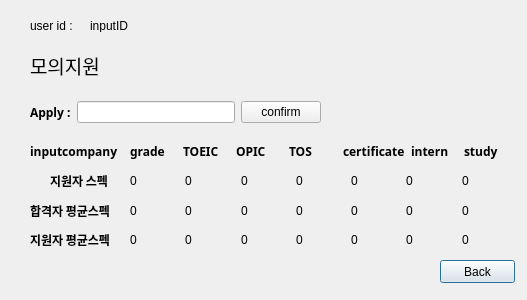
<?xml version="1.0" encoding="UTF-8"?>
<ui version="4.0">
 <class>Apply</class>
 <widget class="QDialog" name="Apply">
  <property name="geometry">
   <rect>
    <x>0</x>
    <y>0</y>
    <width>527</width>
    <height>300</height>
   </rect>
  </property>
  <property name="windowTitle">
   <string>Dialog</string>
  </property>
  <widget class="QLabel" name="label_userid">
   <property name="geometry">
    <rect>
     <x>30</x>
     <y>20</y>
     <width>56</width>
     <height>12</height>
    </rect>
   </property>
   <property name="text">
    <string>user id :</string>
   </property>
  </widget>
  <widget class="QLabel" name="label_inputID">
   <property name="geometry">
    <rect>
     <x>90</x>
     <y>20</y>
     <width>56</width>
     <height>12</height>
    </rect>
   </property>
   <property name="text">
    <string>inputID</string>
   </property>
  </widget>
  <widget class="QLabel" name="label">
   <property name="geometry">
    <rect>
     <x>30</x>
     <y>50</y>
     <width>131</width>
     <height>31</height>
    </rect>
   </property>
   <property name="font">
    <font>
     <family>휴먼둥근헤드라인</family>
     <pointsize>14</pointsize>
    </font>
   </property>
   <property name="text">
    <string>모의지원</string>
   </property>
  </widget>
  <widget class="QPushButton" name="pushButton_back">
   <property name="geometry">
    <rect>
     <x>440</x>
     <y>260</y>
     <width>75</width>
     <height>23</height>
    </rect>
   </property>
   <property name="text">
    <string>Back</string>
   </property>
  </widget>
  <widget class="QWidget" name="layoutWidget">
   <property name="geometry">
    <rect>
     <x>30</x>
     <y>100</y>
     <width>291</width>
     <height>25</height>
    </rect>
   </property>
   <layout class="QHBoxLayout" name="horizontalLayout_2">
    <item>
     <layout class="QHBoxLayout" name="horizontalLayout">
      <item>
       <widget class="QLabel" name="label_2">
        <property name="font">
         <font>
          <family>Aharoni</family>
          <pointsize>9</pointsize>
          <weight>75</weight>
          <bold>true</bold>
         </font>
        </property>
        <property name="text">
         <string>Apply :</string>
        </property>
       </widget>
      </item>
      <item>
       <widget class="QLineEdit" name="lineEdit_apply"/>
      </item>
     </layout>
    </item>
    <item>
     <widget class="QPushButton" name="pushButton_confirm">
      <property name="text">
       <string>confirm</string>
      </property>
     </widget>
    </item>
   </layout>
  </widget>
  <widget class="QWidget" name="layoutWidget">
   <property name="geometry">
    <rect>
     <x>30</x>
     <y>140</y>
     <width>98</width>
     <height>111</height>
    </rect>
   </property>
   <layout class="QVBoxLayout" name="verticalLayout">
    <item>
     <widget class="QLabel" name="label_inputcompany">
      <property name="font">
       <font>
        <family>Aharoni</family>
        <weight>75</weight>
        <bold>true</bold>
       </font>
      </property>
      <property name="text">
       <string>inputcompany</string>
      </property>
     </widget>
    </item>
    <item alignment="Qt::AlignHCenter">
     <widget class="QLabel" name="label_13">
      <property name="font">
       <font>
        <family>Aharoni</family>
        <weight>75</weight>
        <bold>true</bold>
       </font>
      </property>
      <property name="text">
       <string>지원자 스펙</string>
      </property>
     </widget>
    </item>
    <item>
     <widget class="QLabel" name="label_3">
      <property name="font">
       <font>
        <family>Aharoni</family>
        <weight>75</weight>
        <bold>true</bold>
       </font>
      </property>
      <property name="text">
       <string>합격자 평균스펙</string>
      </property>
     </widget>
    </item>
    <item>
     <widget class="QLabel" name="label_4">
      <property name="font">
       <font>
        <family>Aharoni</family>
        <weight>75</weight>
        <bold>true</bold>
       </font>
      </property>
      <property name="text">
       <string>지원자 평균스펙</string>
      </property>
     </widget>
    </item>
   </layout>
  </widget>
  <widget class="QWidget" name="layoutWidget">
   <property name="geometry">
    <rect>
     <x>130</x>
     <y>140</y>
     <width>381</width>
     <height>111</height>
    </rect>
   </property>
   <layout class="QVBoxLayout" name="verticalLayout_2">
    <item>
     <layout class="QHBoxLayout" name="horizontalLayout_3">
      <item>
       <widget class="QLabel" name="label_12">
        <property name="font">
         <font>
          <family>맑은 고딕</family>
          <weight>75</weight>
          <bold>true</bold>
         </font>
        </property>
        <property name="text">
         <string>grade</string>
        </property>
       </widget>
      </item>
      <item>
       <widget class="QLabel" name="label_6">
        <property name="font">
         <font>
          <family>맑은 고딕</family>
          <weight>75</weight>
          <bold>true</bold>
         </font>
        </property>
        <property name="text">
         <string>TOEIC</string>
        </property>
       </widget>
      </item>
      <item>
       <widget class="QLabel" name="label_11">
        <property name="font">
         <font>
          <family>맑은 고딕</family>
          <weight>75</weight>
          <bold>true</bold>
         </font>
        </property>
        <property name="text">
         <string>OPIC</string>
        </property>
       </widget>
      </item>
      <item>
       <widget class="QLabel" name="label_7">
        <property name="font">
         <font>
          <family>맑은 고딕</family>
          <weight>75</weight>
          <bold>true</bold>
         </font>
        </property>
        <property name="text">
         <string>TOS</string>
        </property>
       </widget>
      </item>
      <item>
       <widget class="QLabel" name="label_9">
        <property name="font">
         <font>
          <family>맑은 고딕</family>
          <weight>75</weight>
          <bold>true</bold>
         </font>
        </property>
        <property name="text">
         <string>certificate</string>
        </property>
       </widget>
      </item>
      <item>
       <widget class="QLabel" name="label_8">
        <property name="font">
         <font>
          <family>맑은 고딕</family>
          <weight>75</weight>
          <bold>true</bold>
         </font>
        </property>
        <property name="text">
         <string>intern</string>
        </property>
       </widget>
      </item>
      <item>
       <widget class="QLabel" name="label_10">
        <property name="font">
         <font>
          <family>맑은 고딕</family>
          <weight>75</weight>
          <bold>true</bold>
         </font>
        </property>
        <property name="text">
         <string>study</string>
        </property>
       </widget>
      </item>
     </layout>
    </item>
    <item>
     <layout class="QHBoxLayout" name="horizontalLayout_6">
      <item>
       <widget class="QLabel" name="label_myspec1">
        <property name="text">
         <string>0</string>
        </property>
       </widget>
      </item>
      <item>
       <widget class="QLabel" name="label_myspec2">
        <property name="text">
         <string>0</string>
        </property>
       </widget>
      </item>
      <item>
       <widget class="QLabel" name="label_myspec3">
        <property name="text">
         <string>0</string>
        </property>
       </widget>
      </item>
      <item>
       <widget class="QLabel" name="label_myspec4">
        <property name="text">
         <string>0</string>
        </property>
       </widget>
      </item>
      <item>
       <widget class="QLabel" name="label_myspec5">
        <property name="text">
         <string>0</string>
        </property>
       </widget>
      </item>
      <item>
       <widget class="QLabel" name="label_myspec6">
        <property name="text">
         <string>0</string>
        </property>
       </widget>
      </item>
      <item>
       <widget class="QLabel" name="label_myspec7">
        <property name="text">
         <string>0</string>
        </property>
       </widget>
      </item>
     </layout>
    </item>
    <item>
     <layout class="QHBoxLayout" name="horizontalLayout_4">
      <item>
       <widget class="QLabel" name="label_spec1">
        <property name="text">
         <string>0</string>
        </property>
       </widget>
      </item>
      <item>
       <widget class="QLabel" name="label_spec2">
        <property name="text">
         <string>0</string>
        </property>
       </widget>
      </item>
      <item>
       <widget class="QLabel" name="label_spec3">
        <property name="text">
         <string>0</string>
        </property>
       </widget>
      </item>
      <item>
       <widget class="QLabel" name="label_spec4">
        <property name="text">
         <string>0</string>
        </property>
       </widget>
      </item>
      <item>
       <widget class="QLabel" name="label_spec5">
        <property name="text">
         <string>0</string>
        </property>
       </widget>
      </item>
      <item>
       <widget class="QLabel" name="label_spec6">
        <property name="text">
         <string>0</string>
        </property>
       </widget>
      </item>
      <item>
       <widget class="QLabel" name="label_spec7">
        <property name="text">
         <string>0</string>
        </property>
       </widget>
      </item>
     </layout>
    </item>
    <item>
     <layout class="QHBoxLayout" name="horizontalLayout_5">
      <item>
       <widget class="QLabel" name="label_candidate1">
        <property name="text">
         <string>0</string>
        </property>
       </widget>
      </item>
      <item>
       <widget class="QLabel" name="label_candidate2">
        <property name="text">
         <string>0</string>
        </property>
       </widget>
      </item>
      <item>
       <widget class="QLabel" name="label_candidate3">
        <property name="text">
         <string>0</string>
        </property>
       </widget>
      </item>
      <item>
       <widget class="QLabel" name="label_candidate4">
        <property name="text">
         <string>0</string>
        </property>
       </widget>
      </item>
      <item>
       <widget class="QLabel" name="label_candidate5">
        <property name="text">
         <string>0</string>
        </property>
       </widget>
      </item>
      <item>
       <widget class="QLabel" name="label_candidate6">
        <property name="text">
         <string>0</string>
        </property>
       </widget>
      </item>
      <item>
       <widget class="QLabel" name="label_candidate7">
        <property name="text">
         <string>0</string>
        </property>
       </widget>
      </item>
     </layout>
    </item>
   </layout>
  </widget>
 </widget>
 <resources/>
 <connections/>
</ui>
